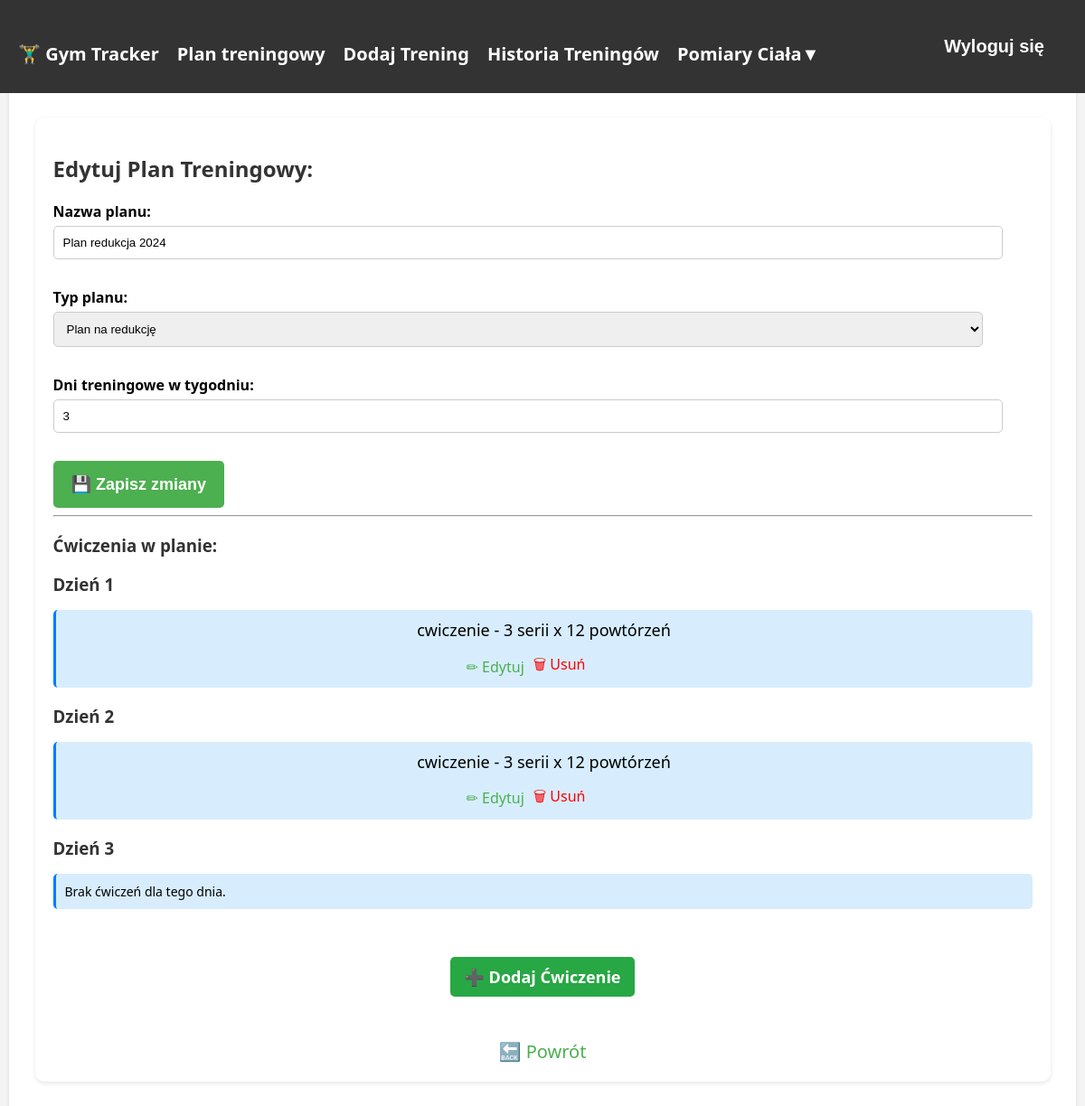
Page /edytuj_plan/3/ (signed in) on the earlier database version.
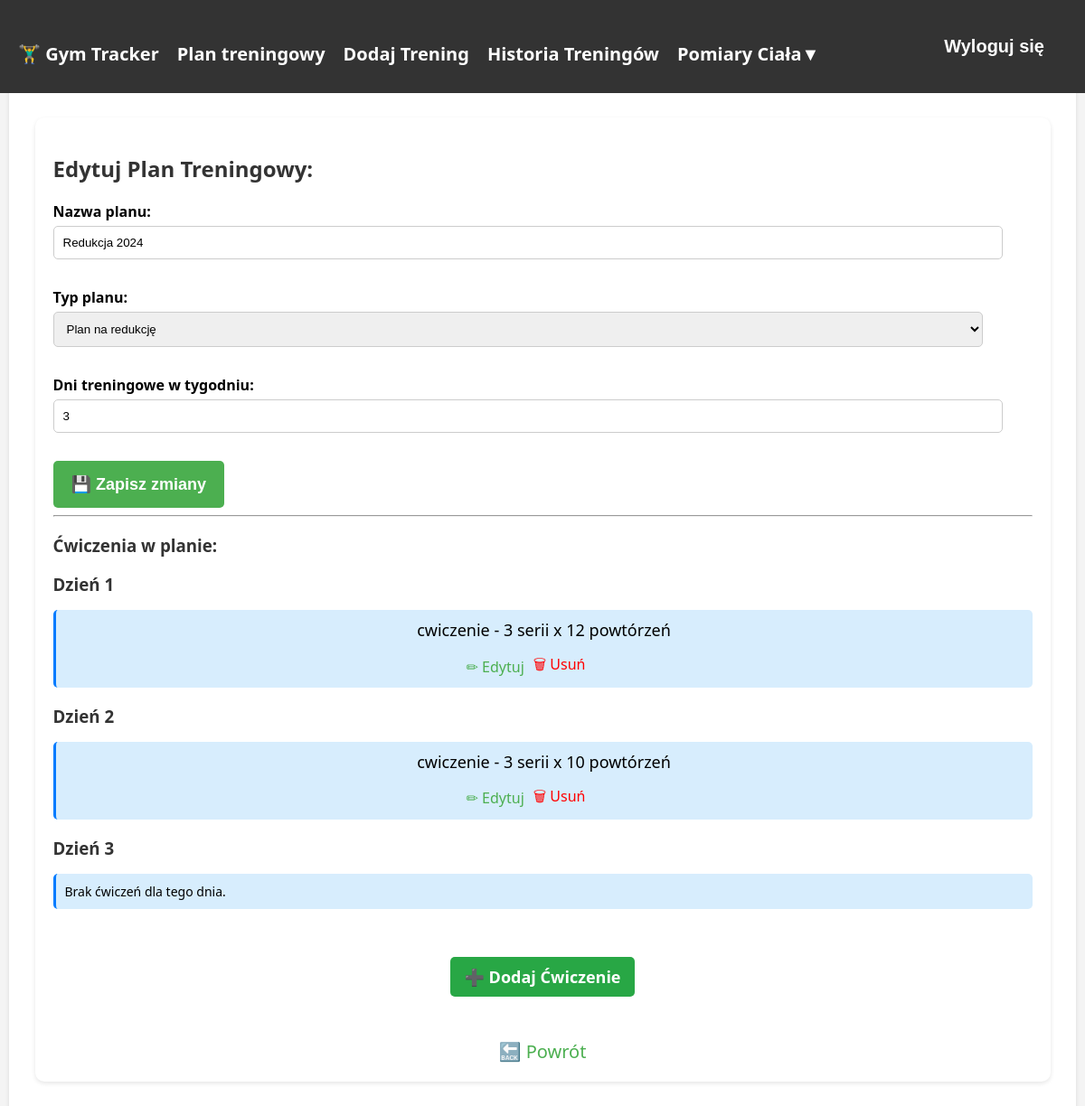
Same page on the later database version.
### tracker/models.py (models this page shows, shortened)
class TrainingPlan(models.Model):
    PLAN_TYPE_CHOICES = [
        ('masa', 'Plan na masę'),
        ('redukcja', 'Plan na redukcję'),
        ('utrzymanie', 'Plan na utrzymanie'),
    ]
    user = models.ForeignKey(User, on_delete=models.CASCADE)
    name = models.CharField(max_length=100)
    plan_type = models.CharField(max_length=20, choices=PLAN_TYPE_CHOICES)
    days_per_week = models.IntegerField(
        validators=[MinValueValidator(1), MaxValueValidator(7)],
        verbose_name='Dni treningowe w tygodniu'
    )

class Exercise(models.Model):
    training_day = models.ForeignKey(TrainingDay, on_delete=models.CASCADE, null=True, blank=True, related_name='exercises')
    nazwa = models.CharField(max_length=100, verbose_name="Nazwa ćwiczenia", default="cwiczenie")
    serie = models.IntegerField(verbose_name="Liczba serii", default= 3)
    powtorzenia = models.IntegerField(verbose_name="Liczba powtórzeń", default= 12)

### tracker/views.py (the view)
# urls.py: path("edytuj_plan/<int:plan_id>/", edit_training_plan, name="edit_training_plan"),
@login_required
def edit_training_plan(request, plan_id):
    plan = get_object_or_404(TrainingPlan, id=plan_id, user=request.user)
    training_days = TrainingDay.objects.filter(plan=plan).order_by("day_number")  # Teraz jest querysetem
    exercises = Exercise.objects.filter(training_day__plan=plan)
    if request.method == "POST":
        form = TrainingPlanForm(request.POST, instance=plan)
        if form.is_valid():
            plan = form.save()
            new_days_per_week = int(form.cleaned_data["days_per_week"])
            existing_days = TrainingDay.objects.filter(plan=plan)
            if existing_days.count() > new_days_per_week:
                TrainingDay.objects.filter(plan=plan, day_number__gt=new_days_per_week).delete()
            for day_number in range(1, new_days_per_week + 1):
                TrainingDay.objects.get_or_create(plan=plan, day_number=day_number)
            return redirect("training_plans")
    else:
        form = TrainingPlanForm(instance=plan)
    return render(request, "tracker/edit_training_plan.html", {
        "form": form,
        "plan": plan,
        "training_days": training_days,  # Upewniamy się, że to queryset
        "exercises": exercises,
    })

### tracker/forms.py (shortened to what this page needs)
class TrainingPlanForm(forms.ModelForm):
    class Meta:
        model = TrainingPlan
        fields = ['name', 'plan_type', 'days_per_week']
        labels = {
            'name': 'Nazwa planu',
            'plan_type': 'Typ planu',
            'days_per_week': 'Dni treningowe w tygodniu',
        }
        widgets = {
            'days_per_week': forms.NumberInput(attrs={'min': 1, 'max': 7, 'required': 'required'}),
        }

### tracker/templates/tracker/edit_training_plan.html (shortened to what this page needs)
{% extends "tracker/base.html" %}
{% block content %}
<div class="container">
    <h2>Edytuj Plan Treningowy: {{ plan.nazwa }}</h2>
    <form method="post">
        {{ form.as_p }}
        <button type="submit" class="btn btn-success">💾 Zapisz zmiany</button>
    </form>
    <hr>
    <h3>Ćwiczenia w planie:</h3>
    {% if training_days %}
        {% for day in training_days %}
            <div class="day-section p-3 mb-3 border rounded bg-light">
                <h3 class="fw-bold">Dzień {{ day.day_number }}</h3>
                <ul class="list-group">
                    {% for exercise in day.exercises.all %}
                        <li class="list-group-item d-flex justify-content-between align-items-center">
                            <span class="fw-bold;" style="font-size: 18px;">
                                {{ exercise.nazwa }} - {{ exercise.serie }} serii x {{ exercise.powtorzenia }} powtórzeń
                            </span>
                            <div style="display: flex; gap: 10px; align-items: center; font-size: 16px;">
                                <a href="{% url 'edit_exercise' exercise.id %}" class="btn btn-warning btn-sm">✏ Edytuj</a>
                                <a href="{% url 'delete_exercise' exercise.id %}" class="btn btn-danger btn-sm">🗑 Usuń</a>
                            </div>
                        </li>
                    {% empty %}
                        <li class="list-group-item">Brak ćwiczeń dla tego dnia.</li>
                    {% endfor %}
                </ul>
            </div>
        {% endfor %}
    {% else %}
        <p>Brak dni treningowych w tym planie.</p>
    {% endif %}
    <br>
    <div style="text-align: center; align-items: center">
        <a href="{% url 'add_exercise_to_plan' plan.id %}" class="btn btn-add">➕ Dodaj Ćwiczenie</a>
    </div>
    <br>
    <a href="{% url 'training_plans' %}" class="btn btn-secondary">🔙 Powrót</a>
</div>
{% endblock %}

Differences in the rows shown:
changed TrainingPlan "Plan na redukcję": name "Plan redukcja 2024" → "Redukcja 2024"
changed Exercise (number 2 of 2 on the later page): powtorzenia "12" → "10"
